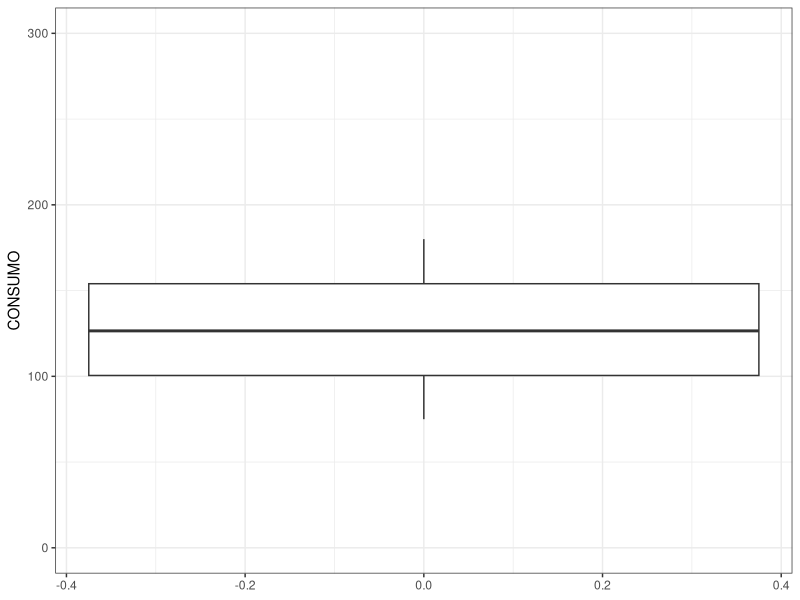
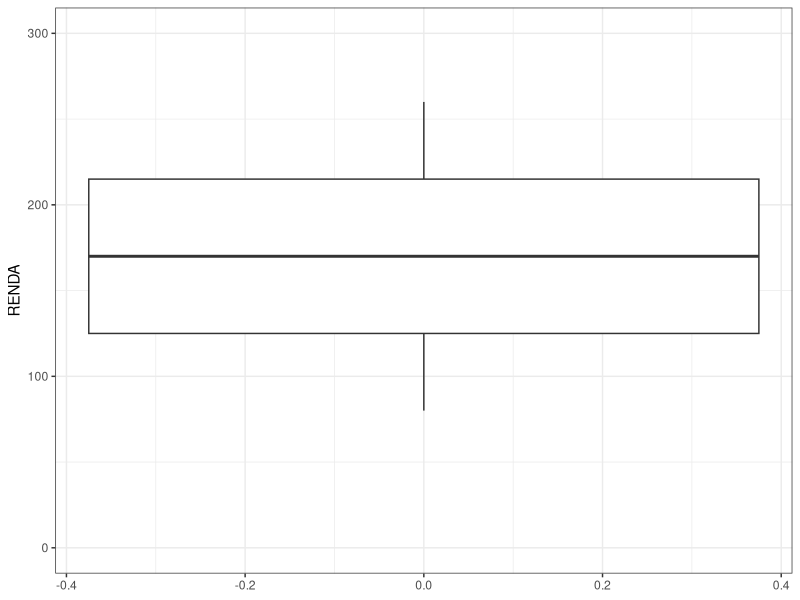
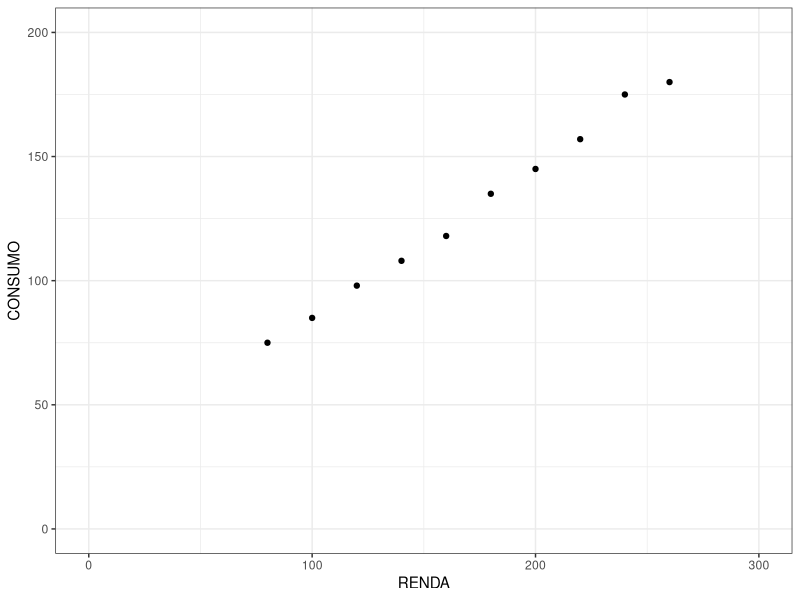
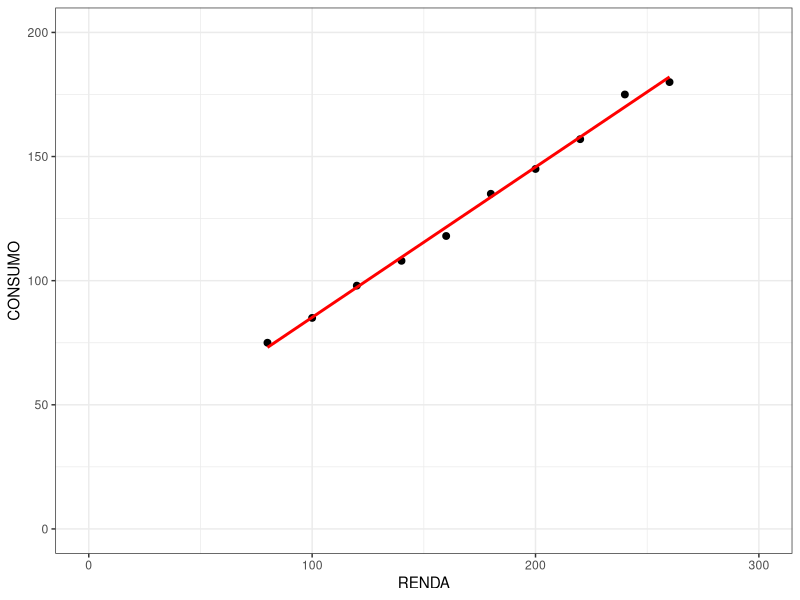
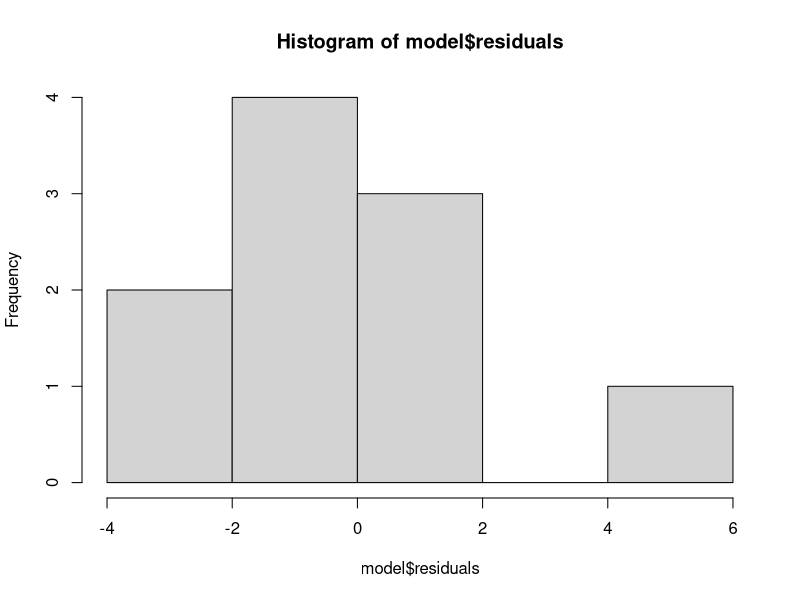
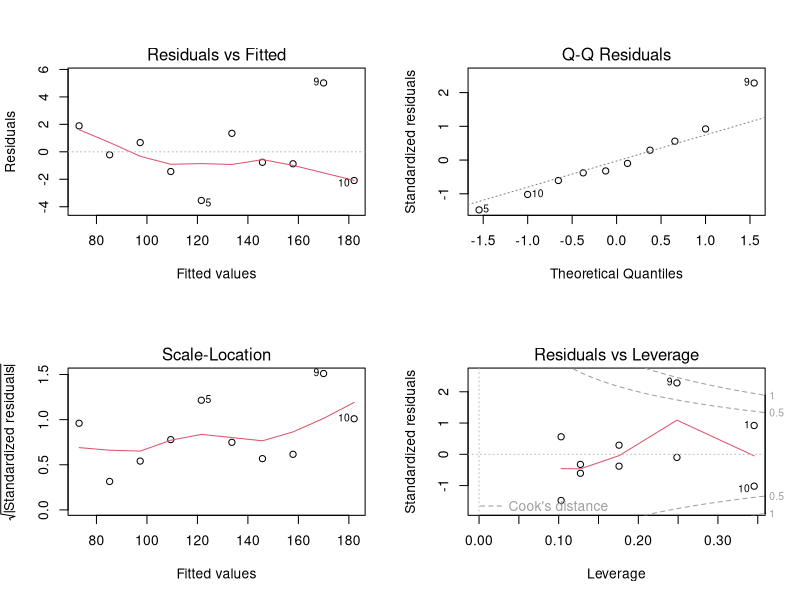
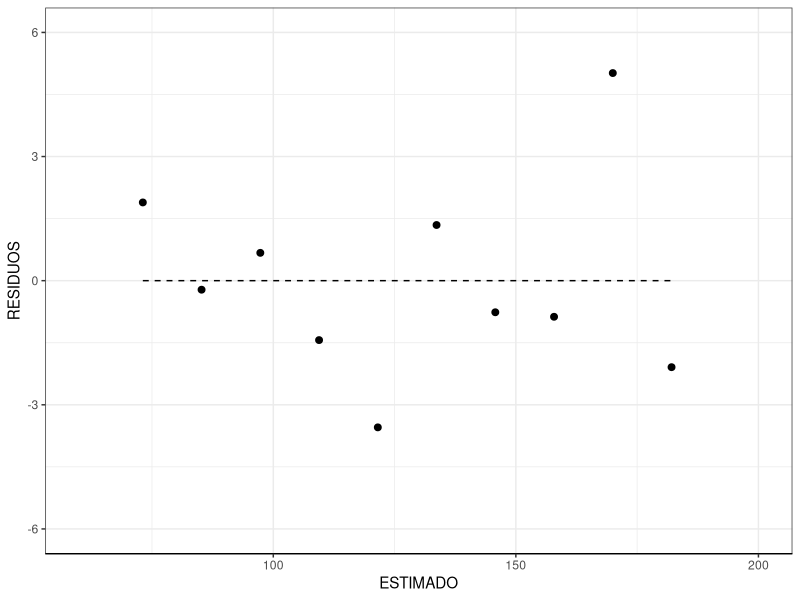

Write the R code that produced these figures, in order.
library(ggplot2)
library(tseries)

# DATA
Y <- c(75,  85,  98, 108, 118, 135, 145, 157, 175, 180)
X <- c(80, 100, 120, 140, 160, 180, 200, 220, 240, 260)
df <- as.data.frame(cbind(Y, X))
colnames(df) <- c("CONSUMO", "RENDA")



# a) Faça a análise descritiva dos dados e interprete o teste Jarque-Bera (no Eviews).
###  ANÁLISE UNIDIMENSIONAL

# CONSUMO
mean(df$CONSUMO) # 127,6
median(df$CONSUMO) # 50% DAS OBSERVAÇÕES TÊM ATÉ 126,5 DE CONSUMO
ggplot(df, aes(y = CONSUMO)) + geom_boxplot() + theme_bw() +
  scale_y_continuous(limits = c(0, 300))

# RENDA
mean(df$RENDA) # 170
median(df$RENDA) # 50% DAS OBSERVAÇÕES TÊM ATÉ 170 DE CONSUMO
# ATENÇÃO: MÉDIA = MEDIANA
ggplot(df, aes(y = RENDA)) + geom_boxplot() + theme_bw() +
  scale_y_continuous(limits = c(0, 300))

### ANÁLISE BIDIMENSIONAL
cor(df$CONSUMO, df$RENDA) # HÁ CORRELAÇÃO ELEVADA ENTRE OS DADOS DE CONSUMO E RENDA
ggplot(df, aes(x = RENDA, y = CONSUMO)) + 
  geom_point() + 
  theme_bw() + 
  scale_y_continuous(limits = c(0, 200)) +
  scale_x_continuous(limits = c(0, 300))

### JARQUE-BERA - TESTE DE NORMALIDADE
jarque.bera.test(df$CONSUMO)
jarque.bera.test(df$RENDA)
# Ambos os testes apresentaram p-valor superior a 10%,
# o que nos leva a aceitar a hipótese nula de normalidade
# da distribuição tanto dos dados de consumo quanto de renda.



# b) Estime a função consumo (Y=consumo; X=renda).
model <- lm(df$CONSUMO ~ df$RENDA)

summary(model) 



# c) Interprete os parâmetros da equação obtida.

# a regressão entre os dados disponíveis estimou que,
# a cada unidade a mais de renda do indivíduo, seu consumo
# tende a aumentar 0,605 unidades. O intercepto apresentou
# um valor de 24,6, o que faz referência ao consumo autônomo:
# mesmo sem renda disponível, o indivíduo ainda apresentará
# algum nível de consumo.



# d) Faça a inferência estatística, ou seja, interprete os resultados para os testes "t" , R2 e F.

# O R2 é a medida que mostra quão bem uma variável explica
# outra (R2 = 1 - (Soma do quadrado dos resíduos)/(Soma dos quadrados totais)).
# Essa medida no modelo em questão mostrou que 99,6% da variação no consumo
# é explicada pela variação na renda.

# o teste t do modelo se mostrou significativo ao nível de 1%
# tanto para o intercepto quanto para o coeficiente de renda, 
# o que nos leva a rejeitar a hipótese nula de que não existe 
# relação entre as variáveis.

# O teste F também se mostrou significativo ao nível de 1%,
# indicando que a inclusão da variável independente no modelo
# proporciona melhor explicação do consumo do que utilizando
# somente a constante B0.



# e) Mostre o gráfico dos valores de Y (observados, estimados) e resíduos e interprete o mesmo.
ggplot(df, aes(x = RENDA, y = CONSUMO)) + 
  geom_point(size = 2) + geom_smooth(method = "lm", se = FALSE, col = "red", alpha = 0.6) +
  theme_bw() + 
  scale_y_continuous(limits = c(0, 200)) +
  scale_x_continuous(limits = c(0, 300))

hist(model$residuals)
par(mfrow = c(2,2))
plot(model)

df_model <- as.data.frame(cbind(model$fitted.values, model$residuals, 0))
colnames(df_model) <- c("ESTIMADO", "RESIDUOS", "AXIS")

ggplot(df_model, aes(x = ESTIMADO, y = RESIDUOS)) +
  geom_point(size = 2) +
  geom_line(aes(x = ESTIMADO, y = AXIS), linetype = 2) +
  theme_bw() +
  theme(axis.line.x = element_line(color = "black")) +
  scale_y_continuous(limits = c(-6, 6)) +
  scale_x_continuous(limits = c(60, 200)) 

# Os resíduos flutuam aleatoriamente em torno da origem,
# o que sugere ser razoável assumir uma relação linear
# entre as variáveis. Além disso, não fica explícita 
# uma alteração na variância nem é possível caracterizar
# algum dos resíduos como outlier.

summary(lm(df_model$RESIDUOS ~ df_model$ESTIMADO)) # relação entre resíduos e valores
                                                   # estimados não significativa
